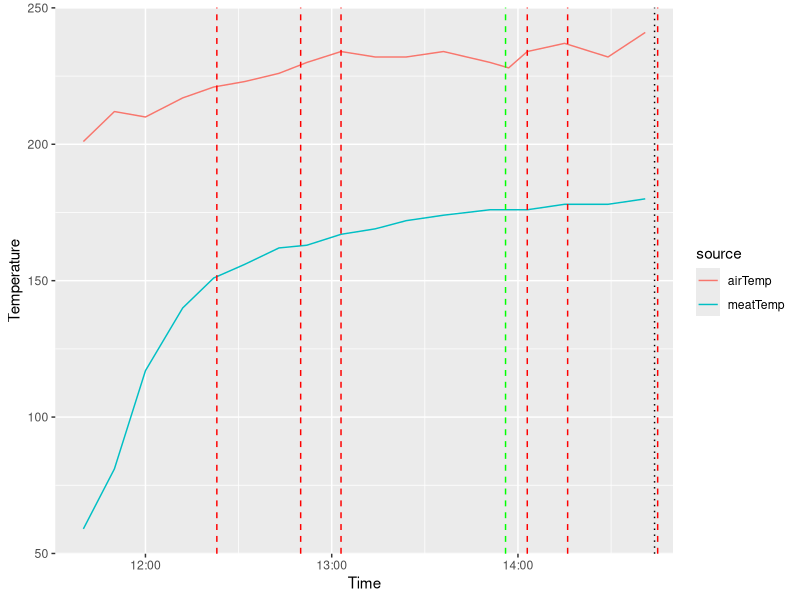

Source code (R):
## ---- chunk 1
library(ggplot2)
library(dplyr)
library(tidyr)

time=c('11:40','11:50','12:00','12:12','12:22','12:32','12:43','12:52','13:03','13:14','13:24','13:36','13:51','13:57','14:03','14:15','14:29','14:41')
meatTemp=c(59,81,117,140,151,156,162,163,167,169,172,174,176,176,176,178,178,180)
airTemp=c(201,212,210,217,221,223,226,230,234,232,232,234,230,228,234,237,232,241)

hm=as.POSIXct(strptime(time, '%H:%M',tz='GMT')) 
df=data.frame(meatTemp,airTemp,hm) %>%
  gather(source,temp,-hm)
p=ggplot(df,aes(hm,temp,color=source)) + 
  geom_line() + 
  ylab('Temperature') +
  xlab('Time') 

# add horizontal lines for vent adjustments
reductions=c('12:23','12:50','13:03','14:03','14:16','14:45')
for (t in reductions){
  p = p + geom_vline(xintercept = as.POSIXct(strptime(t, '%H:%M',tz='GMT')) ,linetype='dashed',size=0.5,color='red')
}
increases=c('13:56')
for (t in increases){
  p = p + geom_vline(xintercept = as.POSIXct(strptime(t, '%H:%M',tz='GMT')) ,linetype='dashed',size=0.5,color='green')
}
checking=c('14:44')
for (t in checking){
  p = p + geom_vline(xintercept = as.POSIXct(strptime(t, '%H:%M',tz='GMT')) ,linetype='dotted',size=0.5,color='black')
}

print(p) 
